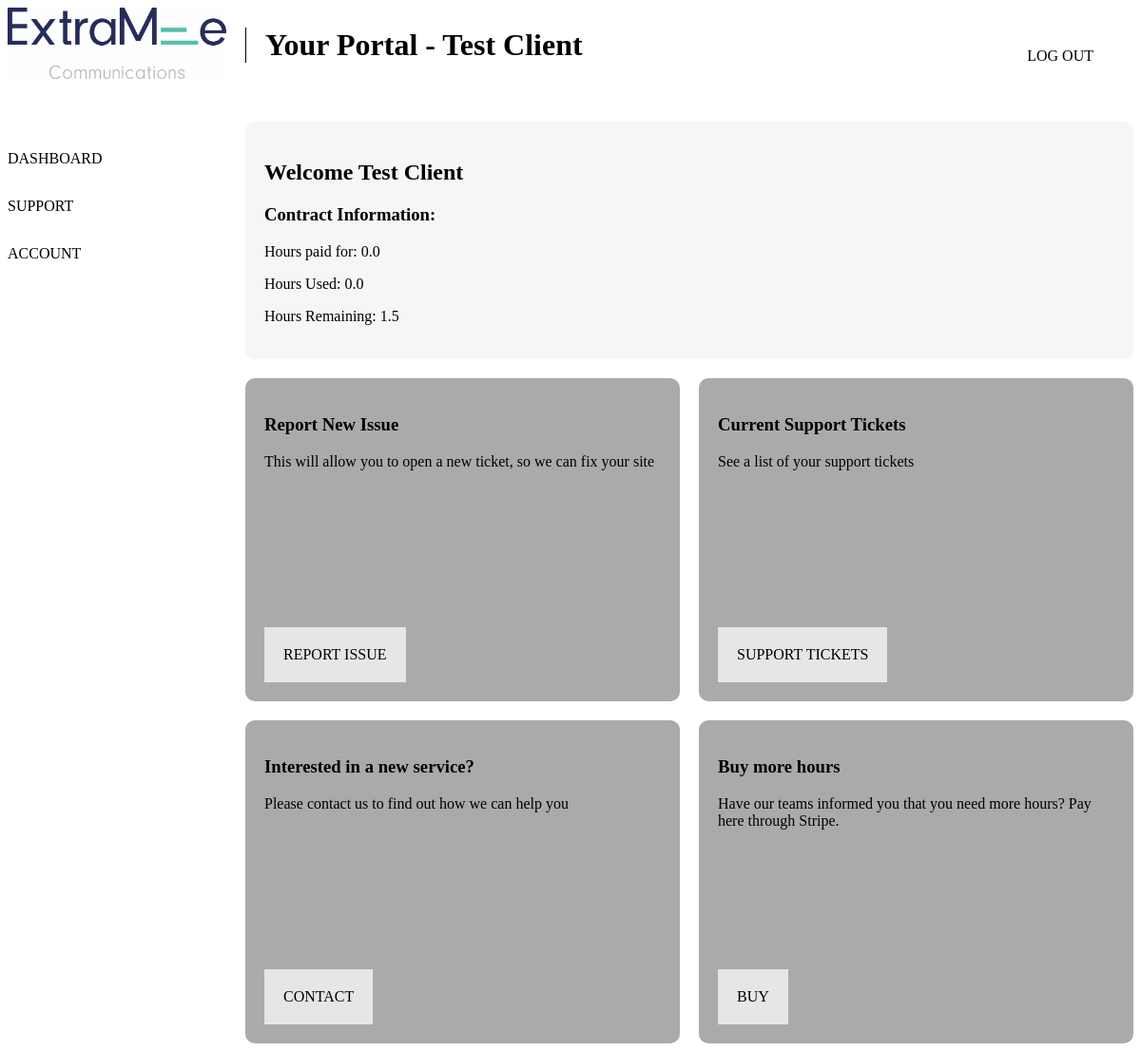
Page /dashboard/ (signed in) on the earlier database version.
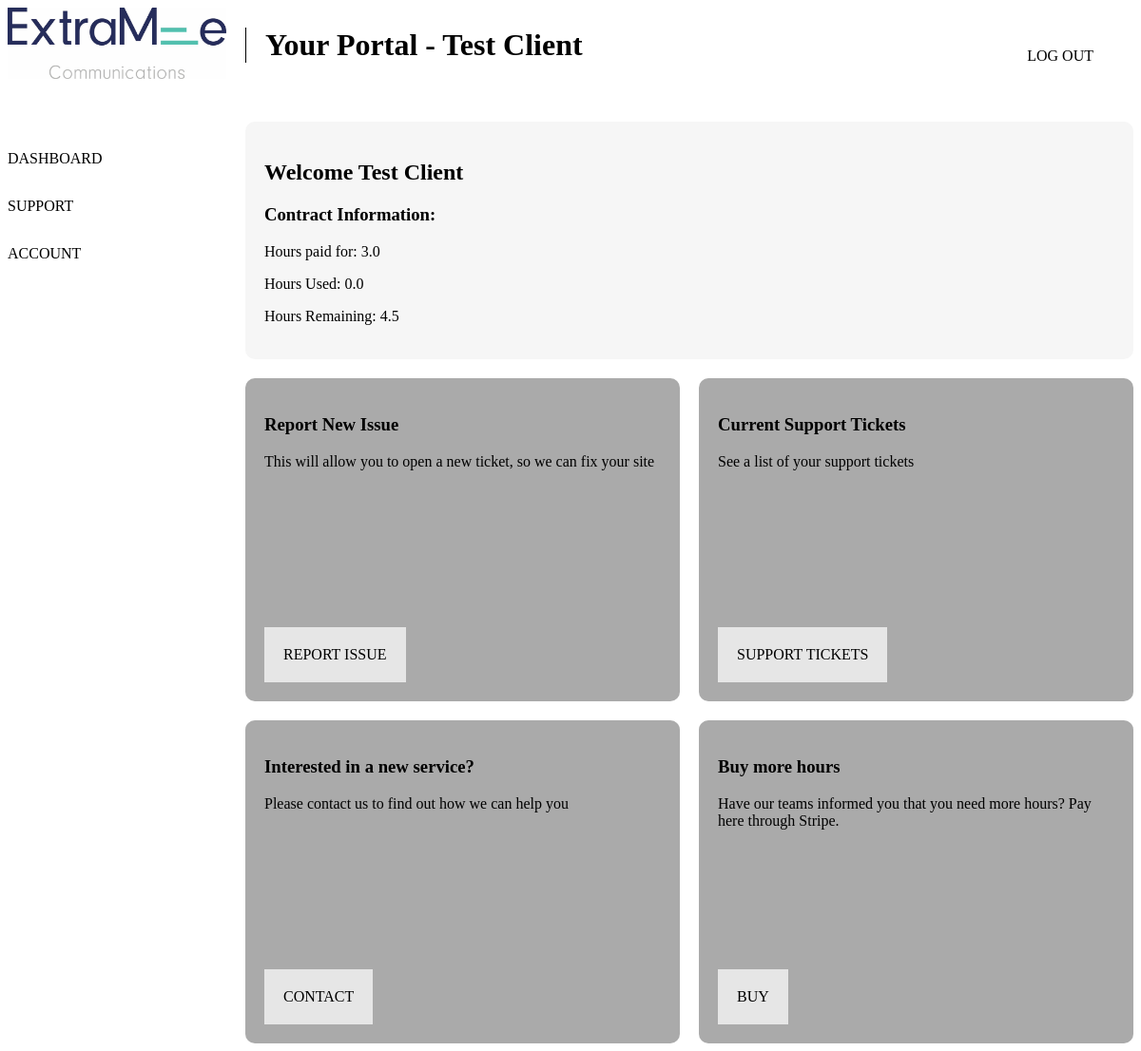
Same page on the later database version.
### tickets/models.py (models this page shows)
class Client(models.Model):
    user = models.OneToOneField(settings.AUTH_USER_MODEL, on_delete=models.CASCADE, null=True)
    client_name = models.CharField(max_length=200)
    client_email = models.EmailField()
    client_address = models.CharField(max_length=200, null = True, blank = True)
    client_registered_company_number = models.CharField(max_length=30, null = True, blank = True)
    live_client = models.BooleanField (default=True)
    date_registered = models.DateTimeField('Date Registered')
    contract_type = models.ForeignKey(Contract, on_delete=models.CASCADE)
    contract_start_date = models.DateTimeField()
    contracted_monthly_service_hours = models.FloatField(default=1)
    contracted_monthly_SEM_hours = models.FloatField(default=0)
    paid_extra_hours = models.FloatField(default=0)
    hours_used_this_month = models.FloatField(default=0)
    discontented_client = models.BooleanField(default=False)
    priority_client = models.BooleanField(default=False)
    def __str__(self):
        return self.client_name

### tickets/views.py (the view)
# urls.py: path('dashboard/', views.dashboard, name='dashboard'),
def dashboard(request):
    if not request.user.is_authenticated:
        return redirect('/')
    if request.user.is_staff:
        return redirect('/dashboard/admin')
    company = Client.objects.filter(user=request.user).first()
    total_hours = company.paid_extra_hours + company.contracted_monthly_SEM_hours + company.contracted_monthly_service_hours - company.hours_used_this_month
    return render(request,'tickets/dashboard.html', {'company':company, 'hours': total_hours})

### tickets/templates/tickets/dashboard.html (shortened to what this page needs)
{% extends 'base.html' %}
{% block content %}
    <div class="page-wrap">
      <div class="main-wrap">
        <div class="sidebar">
          <img src="/static/img/logo.jpg" alt="logo">
          <a href="/dashboard">Dashboard</a>
          <a href="/support">Support</a>
          <a href="/account">Account</a>
        </div>
        <div class="main_content dashboard">
          <div class="head_section">
            <h1 class='head-title'>Your Portal - {{ company }}</h1>
          </div>
          <div class="top_section">
            <h2>Welcome {{ company }}</h2>
            <div class="information">
              <h3>Contract Information:</h3>
              <p>Hours paid for: {{ company.paid_extra_hours }}</p>
              <p>Hours Used: {{ company.hours_used_this_month }}</p>
              <p>Hours Remaining: {{ hours }}</p>
            </div>
          </div>
          <div class="bottom_section">
            <div class="report">
              <h3>Report New Issue</h3>
              <p>This will allow you to open a new ticket, so we can fix your site</p>
              <a href="/report">report issue</a>
            </div>
            <div class="support">
              <h3>Current Support Tickets</h3>
              <p>See a list of your support tickets</p>
              <a href="/support">support tickets</a>
            </div>
            <div class="contact">
              <h3>Interested in a new service?</h3>
              <p>Please contact us to find out how we can help you</p>
              <a href="/contact">contact</a>
            </div>
            <div class="buy_hours">
              <h3>Buy more hours</h3>
              <p>Have our teams informed you that you need more hours? Pay here through Stripe.</p>
              <a href="/buy">Buy</a>
            </div>
          </div>
        </div>
      </div>
    </div>
{% endblock content %}

Differences in the rows shown:
changed Client "Test Client": paid_extra_hours "0.0" → "3.0"
Other differences:
{{ hours }}: "1.5" → "4.5"
